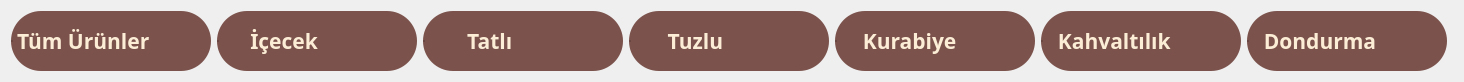
     <widget class="QWidget" name="scrl_area_widget_2">
      <property name="geometry">
       <rect>
        <x>0</x>
        <y>0</y>
        <width>1464</width>
        <height>82</height>
       </rect>
      </property>
      <layout class="QHBoxLayout" name="horizontalLayout_2">
       <item>
        <widget class="QRadioButton" name="rd_btn_tum_urunler_katagori_market">
         <property name="minimumSize">
          <size>
           <width>200</width>
           <height>60</height>
          </size>
         </property>
         <property name="maximumSize">
          <size>
           <width>200</width>
           <height>60</height>
          </size>
         </property>
         <property name="font">
          <font>
           <family>Arial Black</family>
           <pointsize>16</pointsize>
           <weight>75</weight>
           <bold>true</bold>
          </font>
         </property>
         <property name="styleSheet">
          <string notr="true">QRadioButton::indicator {
	width: 0px;
	height: 0px;
}

QRadioButton {
    background-color: #7b524c;
    color: #fcedd6;
    border-radius: 30px;
    font-size: 16pt;
}

QRadioButton:hover {
    background-color: #6a4944;
}

QRadioButton:pressed {
    background-color: #4e3d3b;
}

QRadioButton:checked {
    background-color: #59413f;
}

QRadioButton:checked:hover {
    background-color: #59413f;
}
</string>
         </property>
         <property name="text">
          <string>Tüm Ürünler</string>
         </property>
        </widget>
       </item>
       <item>
        <widget class="QRadioButton" name="rd_btn_icecek_katagori_market">
         <property name="minimumSize">
          <size>
           <width>200</width>
           <height>60</height>
          </size>
         </property>
         <property name="maximumSize">
          <size>
           <width>200</width>
           <height>60</height>
          </size>
         </property>
         <property name="font">
          <font>
           <family>Arial Black</family>
           <pointsize>16</pointsize>
           <weight>75</weight>
           <bold>true</bold>
          </font>
         </property>
         <property name="styleSheet">
          <string notr="true">QRadioButton::indicator {
	width: 0px;
	height: 0px;
}

QRadioButton {
    background-color: #7b524c;
    color: #fcedd6;
    border-radius: 30px;
    font-size: 16pt;
}

QRadioButton:hover {
    background-color: #6a4944;
}

QRadioButton:pressed {
    background-color: #4e3d3b;
}

QRadioButton:checked {
    background-color: #59413f;
}

QRadioButton:checked:hover {
    background-color: #59413f;
}
</string>
         </property>
         <property name="text">
          <string>     İçecek</string>
         </property>
        </widget>
       </item>
       <item>
        <widget class="QRadioButton" name="rd_btn_tatli_katagori_market">
         <property name="minimumSize">
          <size>
           <width>200</width>
           <height>60</height>
          </size>
         </property>
         <property name="maximumSize">
          <size>
           <width>200</width>
           <height>60</height>
          </size>
         </property>
         <property name="font">
          <font>
           <family>Arial Black</family>
           <pointsize>16</pointsize>
           <weight>75</weight>
           <bold>true</bold>
          </font>
         </property>
         <property name="styleSheet">
          <string notr="true">QRadioButton::indicator {
	width: 0px;
	height: 0px;
}

QRadioButton {
    background-color: #7b524c;
    color: #fcedd6;
    border-radius: 30px;
    font-size: 16pt;
}

QRadioButton:hover {
    background-color: #6a4944;
}

QRadioButton:pressed {
    background-color: #4e3d3b;
}

QRadioButton:checked {
    background-color: #59413f;
}

QRadioButton:checked:hover {
    background-color: #59413f;
}
</string>
         </property>
         <property name="text">
          <string>       Tatlı</string>
         </property>
        </widget>
       </item>
       <item>
        <widget class="QRadioButton" name="rd_btn_tuzlu_katagori_market">
         <property name="minimumSize">
          <size>
           <width>200</width>
           <height>60</height>
          </size>
         </property>
         <property name="maximumSize">
          <size>
           <width>200</width>
           <height>60</height>
          </size>
         </property>
         <property name="font">
          <font>
           <family>Arial Black</family>
           <pointsize>16</pointsize>
           <weight>75</weight>
           <bold>true</bold>
          </font>
         </property>
         <property name="styleSheet">
          <string notr="true">QRadioButton::indicator {
	width: 0px;
	height: 0px;
}

QRadioButton {
    background-color: #7b524c;
    color: #fcedd6;
    border-radius: 30px;
    font-size: 16pt;
}

QRadioButton:hover {
    background-color: #6a4944;
}

QRadioButton:pressed {
    background-color: #4e3d3b;
}

QRadioButton:checked {
    background-color: #59413f;
}

QRadioButton:checked:hover {
    background-color: #59413f;
}
</string>
         </property>
         <property name="text">
          <string>      Tuzlu</string>
         </property>
        </widget>
       </item>
       <item>
        <widget class="QRadioButton" name="rd_btn_kurabiye_katagori_market">
         <property name="minimumSize">
          <size>
           <width>200</width>
           <height>60</height>
          </size>
         </property>
         <property name="maximumSize">
          <size>
           <width>200</width>
           <height>60</height>
          </size>
         </property>
         <property name="font">
          <font>
           <family>Arial Black</family>
           <pointsize>16</pointsize>
           <weight>75</weight>
           <bold>true</bold>
          </font>
         </property>
         <property name="styleSheet">
          <string notr="true">QRadioButton::indicator {
	width: 0px;
	height: 0px;
}

QRadioButton {
    background-color: #7b524c;
    color: #fcedd6;
    border-radius: 30px;
    font-size: 16pt;
}

QRadioButton:hover {
    background-color: #6a4944;
}

QRadioButton:pressed {
    background-color: #4e3d3b;
}

QRadioButton:checked {
    background-color: #59413f;
}

QRadioButton:checked:hover {
    background-color: #59413f;
}
</string>
         </property>
         <property name="text">
          <string>    Kurabiye</string>
         </property>
        </widget>
       </item>
       <item>
        <widget class="QRadioButton" name="rd_btn_kahvaltilik_katagori_market">
         <property name="minimumSize">
          <size>
           <width>200</width>
           <height>60</height>
          </size>
         </property>
         <property name="maximumSize">
          <size>
           <width>200</width>
           <height>60</height>
          </size>
         </property>
         <property name="font">
          <font>
           <family>Arial Black</family>
           <pointsize>16</pointsize>
           <weight>75</weight>
           <bold>true</bold>
          </font>
         </property>
         <property name="styleSheet">
          <string notr="true">QRadioButton::indicator {
	width: 0px;
	height: 0px;
}

QRadioButton {
    background-color: #7b524c;
    color: #fcedd6;
    border-radius: 30px;
    font-size: 16pt;
}

QRadioButton:hover {
    background-color: #6a4944;
}

QRadioButton:pressed {
    background-color: #4e3d3b;
}

QRadioButton:checked {
    background-color: #59413f;
}

QRadioButton:checked:hover {
    background-color: #59413f;
}
</string>
         </property>
         <property name="text">
          <string>  Kahvaltılık</string>
         </property>
        </widget>
       </item>
       <item>
        <widget class="QRadioButton" name="rd_btn_dondurma_katagori_market">
         <property name="minimumSize">
          <size>
           <width>200</width>
           <height>60</height>
          </size>
         </property>
         <property name="maximumSize">
          <size>
           <width>200</width>
           <height>60</height>
          </size>
         </property>
         <property name="font">
          <font>
           <family>Arial Black</family>
           <pointsize>16</pointsize>
           <weight>75</weight>
           <bold>true</bold>
          </font>
         </property>
         <property name="styleSheet">
          <string notr="true">QRadioButton::indicator {
	width: 0px;
	height: 0px;
}

QRadioButton {
    background-color: #7b524c;
    color: #fcedd6;
    border-radius: 30px;
    font-size: 16pt;
}

QRadioButton:hover {
    background-color: #6a4944;
}

QRadioButton:pressed {
    background-color: #4e3d3b;
}

QRadioButton:checked {
    background-color: #59413f;
}

QRadioButton:checked:hover {
    background-color: #59413f;
}
</string>
         </property>
         <property name="text">
          <string>  Dondurma</string>
         </property>
        </widget>
       </item>
      </layout>
     </widget>
